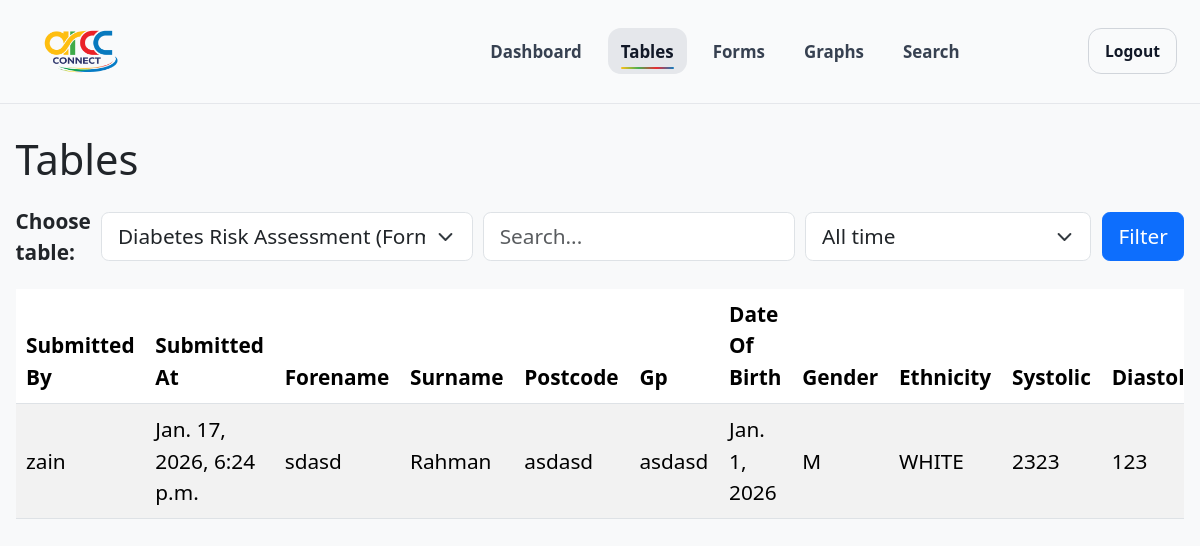
/tables/ (signed in), run on the app's committed database.
### crm/models.py (models this page shows, shortened)
class DiabetesRiskAssessment(models.Model):
    submitted_by = models.ForeignKey(
        settings.AUTH_USER_MODEL,
        on_delete=models.PROTECT,
        related_name="diabetes_risk_assessments",
    )
    submitted_at = models.DateTimeField(auto_now_add=True)
    forename = models.CharField(max_length=100, blank=True, default="")
    surname = models.CharField(max_length=100, blank=True, default="")
    postcode = models.CharField(max_length=20, blank=True, default="")
    gp = models.CharField(max_length=150, blank=True, default="")
    date_of_birth = models.DateField(null=True, blank=True)
    gender = models.CharField(max_length=10, blank=True, default="")
    ethnicity = models.CharField(max_length=50, blank=True, default="")
    systolic = models.IntegerField(null=True, blank=True)
    diastolic = models.IntegerField(null=True, blank=True)
    pulse = models.IntegerField(null=True, blank=True)
    waist_cm = models.DecimalField(max_digits=6, decimal_places=2, null=True, blank=True)
    height_cm = models.IntegerField(null=True, blank=True)
    weight_kg = models.DecimalField(max_digits=6, decimal_places=2, null=True, blank=True)
    bmi = models.DecimalField(max_digits=6, decimal_places=2, null=True, blank=True)
    total_score = models.IntegerField(null=True, blank=True)
    class Meta:
        ordering = ["-submitted_at"]

### accounts/models.py (models this page shows)
class User(AbstractUser):
    class Role(models.TextChoices):
        ADMIN = "ADMIN", "Admin"
        MANAGER = "MANAGER", "Manager"
        STAFF = "STAFF", "Staff"
        VOLUNTEER = "VOLUNTEER", "Volunteer"
    role = models.CharField(max_length=20, choices=Role.choices, default=Role.STAFF)

### crm/views_tables.py (the view, shortened to what this page needs)
# urls.py: path("tables/", tables_page, name="tables_page"),
@login_required
def tables_page(request):
    if not can_access_tables(request.user):
        raise Http404()
    all_form_defs = list(FormDefinition.objects.all().order_by("created_at"))
    form_id_by_name = {f.name.lower(): f.id for f in all_form_defs}
    form_defs = [f for f in all_form_defs if f.id != 8 and (f.name or "").strip().lower() != "coffee morning"]
    form_tables = []
    for f in form_defs:
        label = f"{f.name} (Form {f.id})"
        if (f.name or "").strip().lower() == "coffee morning":
            label = f"{label} - JSON"
        form_tables.append(SimpleNamespace(key=f"form_{f.id}", label=label, kind="form", form_id=f.id))
    model_tables = []
    for cfg in TABLES.values():
        label = cfg.label
        if cfg.key == "coffee_morning":
            form_id = form_id_by_name.get("coffee morning")
            if form_id:
                label = f"{label} (Form {form_id})"
        model_tables.append(SimpleNamespace(key=cfg.key, label=label, kind="model", cfg=cfg))
    all_tables = model_tables + form_tables
    selected_key = request.GET.get("table") or (all_tables[0].key if all_tables else None)
    if not selected_key:
        raise Http404("No tables available")
    if selected_key.startswith("form_"):
        mode = "form"
        form_id = int(selected_key.split("_", 1)[1])
        form_def = get_object_or_404(FormDefinition, pk=form_id)
        selected = SimpleNamespace(key=selected_key, label=form_def.name, kind="form", form_def=form_def)
    else:
        mode = "model"
        cfg = _get_table_or_404(selected_key)
        selected = SimpleNamespace(key=cfg.key, label=cfg.label, kind="model", cfg=cfg)
    if mode == "model":
        cfg = selected.cfg
        qs = cfg.model.objects.all()
        if not can_view_all(request.user) and hasattr(cfg.model, "submitted_by_id"):
            qs = qs.filter(submitted_by=request.user)
        q = (request.GET.get("q") or "").strip()
        if q and cfg.search_fields:
            search_q = Q()
            for field in cfg.search_fields:
                search_q |= Q(**{f"{field}__icontains": q})
            qs = qs.filter(search_q)
        date_filter = request.GET.get("date") or "all"
        start = None
        if start:
            field_obj = cfg.model._meta.get_field(cfg.date_field)
            if isinstance(field_obj, models.DateTimeField):
                qs = qs.filter(**{f"{cfg.date_field}__date__gte": start})
            else:
                qs = qs.filter(**{f"{cfg.date_field}__gte": start})
        qs = qs.order_by("-id")[:500]
        fields = [f for f in cfg.model._meta.fields if f.name != "id"]
        column_names = [f.verbose_name.title() for f in fields]
        column_keys = [f.name for f in fields]
        rows = [SimpleNamespace(obj=row, can_manage=can_manage_record(request.user, row)) for row in qs]
    context = {
        "tables": all_tables,
        "selected": selected,
        "rows": rows,
        "column_names": column_names,
        "column_keys": column_keys,
        "q": q,
        "date_filter": date_filter,
        "mode": mode,
        "can_add": False,
    }
    return render(request, "crm/tables.html", context)

### accounts/utils.py (called while the page is built)
def get_role(user) -> str | None:
    return getattr(user, "role", None)

def is_admin(user) -> bool:
    return user.is_superuser or get_role(user) == "ADMIN"

def is_volunteer(user) -> bool:
    return get_role(user) == "VOLUNTEER"

def can_access_tables(user) -> bool:
    return user.is_authenticated and not is_volunteer(user)

def can_view_all(user) -> bool:
    return is_admin(user) or is_manager(user)

def can_manage_record(user, obj) -> bool:
    if can_view_all(user):
        return True
    if is_staff_role(user) and hasattr(obj, "created_by_id"):
        return obj.created_by_id == user.id
    return False

### crm/templatetags/crm_extras.py (called while the page is built)
@register.filter
def get_attr(obj, attr_name):
    if obj is None or not attr_name:
        return ""
    return getattr(obj, attr_name, "")

### crm/views_tables.py (called while the page is built)
def _get_table_or_404(key: str):
    if key in TABLES:
        return TABLES[key]
    raise Http404("Unknown table")

### crm/templates/crm/tables.html (shortened to what this page needs)
{% extends "base.html" %}
{% load crm_extras %}
{% block content %}
<h2 class="mb-3">Tables</h2>
<form method="get" class="d-flex gap-2 align-items-center mb-3">
  <label class="fw-semibold">Choose table:</label>
  <select name="table" class="form-select" style="max-width: 360px;" onchange="this.form.submit()">
    {% for t in tables %}
      <option value="{{ t.key }}" {% if t.key == selected.key %}selected{% endif %}>
        {{ t.label }}
      </option>
    {% endfor %}
  </select>
  <input type="text" name="q" value="{{ q }}" class="form-control" placeholder="Search..." style="max-width:240px;">
  <select name="date" class="form-select" style="max-width: 220px;">
    <option value="all" {% if date_filter == "all" %}selected{% endif %}>All time</option>
  </select>
  <button class="btn btn-primary" type="submit">Filter</button>
</form>
<div class="table-responsive">
  <table class="table table-striped table-hover align-middle">
    <thead>
      <tr>
        {% for name in column_names %}
          <th>{{ name }}</th>
        {% endfor %}
      </tr>
    </thead>
    <tbody>
      {% include "crm/partials/table_tbody.html" with mode=mode rows=rows column_keys=column_keys column_names=column_names selected=selected %}
    </tbody>
  </table>
</div>
{% endblock %}

### crm/templates/crm/partials/table_row_display.html (shortened to what this page needs)
{% load crm_extras %}
<tr id="row-{{ row_obj.id }}">
  {% for key in column_keys %}
    <td>{{ row_obj|get_attr:key }}</td>
  {% endfor %}
</tr>

### static/css/app.css (style rules this page uses)
html { zoom: 130% }
.fx-in { opacity: 0; transform: translateY(10px); animation: fxIn 420ms ease forwards; }
.fx-in-delay-1 { animation-delay: 80ms; }
.fx-in-delay-2 { animation-delay: 160ms; }
.fx-in-delay-3 { animation-delay: 240ms; }

### data on the page
DiabetesRiskAssessment: column_keys "zain" "Jan. 17, 2026, 6:24 p.m." "sdasd" "Rahman" "asdasd" "asdasd" "Jan. 1, 2026" "M" "WHITE" "2323" "123"

### other printed values
{{ name }} "Submitted By" "Submitted At" "Forename" "Surname" "Postcode" "Gp" "Date Of Birth" "Gender" "Ethnicity" "Systolic"
form field table "Diabetes Risk Assessment (Form 8)"
